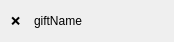
<?xml version="1.0" encoding="UTF-8"?>
<ui version="4.0">
 <class>GiftEOWidget</class>
 <widget class="QWidget" name="GiftEOWidget">
  <property name="geometry">
   <rect>
    <x>0</x>
    <y>0</y>
    <width>174</width>
    <height>42</height>
   </rect>
  </property>
  <property name="sizePolicy">
   <sizepolicy hsizetype="Expanding" vsizetype="Fixed">
    <horstretch>0</horstretch>
    <verstretch>42</verstretch>
   </sizepolicy>
  </property>
  <property name="minimumSize">
   <size>
    <width>0</width>
    <height>42</height>
   </size>
  </property>
  <property name="maximumSize">
   <size>
    <width>16777215</width>
    <height>42</height>
   </size>
  </property>
  <property name="windowTitle">
   <string>Gifts</string>
  </property>
  <layout class="QHBoxLayout" name="horizontalLayout">
   <item>
    <widget class="QLabel" name="check">
     <property name="minimumSize">
      <size>
       <width>17</width>
       <height>17</height>
      </size>
     </property>
     <property name="maximumSize">
      <size>
       <width>17</width>
       <height>17</height>
      </size>
     </property>
     <property name="text">
      <string>❌</string>
     </property>
    </widget>
   </item>
   <item>
    <widget class="QLabel" name="giftName">
     <property name="text">
      <string>giftName</string>
     </property>
    </widget>
   </item>
  </layout>
 </widget>
 <resources/>
 <connections/>
</ui>
